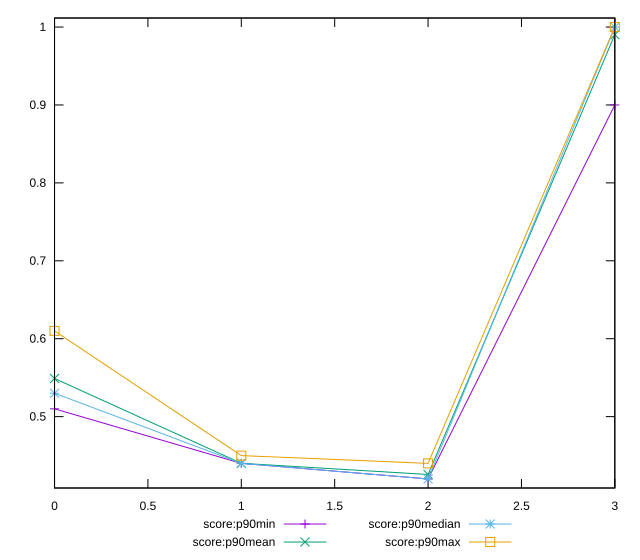

This figure's gnuplot source:
reset

$scoreP90Min <<EOF
0 0.51
1 0.44
2 0.42
3 0.9
EOF

$scoreP90Mean <<EOF
0 0.5489361702127665
1 0.4401063829787233
2 0.4256989247311834
3 0.9902127659574468
EOF

$scoreP90Median <<EOF
0 0.53
1 0.44
2 0.42
3 1
EOF

$scoreP90Max <<EOF
0 0.61
1 0.45
2 0.44
3 1
EOF

set key outside below
set xrange [0:3]
set yrange [0.4084:1.0116]
set trange [0.4084:1.0116]
set terminal svg size 640, 560 enhanced background rgb 'white'
set output "reports/report_00030_2021-02-24T20-42-31.540Z/uses-http2/progression/score.svg"

plot $scoreP90Min title "score:p90min" with linespoints, \
     $scoreP90Mean title "score:p90mean" with linespoints, \
     $scoreP90Median title "score:p90median" with linespoints, \
     $scoreP90Max title "score:p90max" with linespoints

reset
